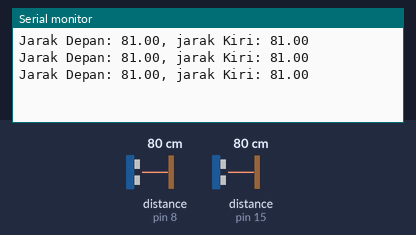
A sketch run on a simulated Arduino Uno, built with avr-gcc and run on an emulated ATmega328P. On the bench: the last lines printed to the serial monitor. The test bench sets the inputs (shaded band); at power-on: distance to the obstacle (sensors on pin 8, pin 15) 80 cm. The echo pulse lasts 58.3 µs per cm.

Above: at 1.3 s.
1.4 s: distance to the obstacle (sensor on pin 8) set to 2 cm
At 2.0 s:
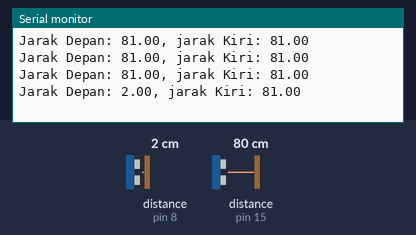
2.9 s: distance to the obstacle (sensor on pin 15) set to 2 cm
At 3.5 s:
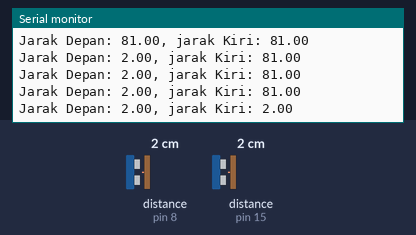
4.4 s: distance to the obstacle (sensor on pin 8) set to 4 cm
At 4.9 s:
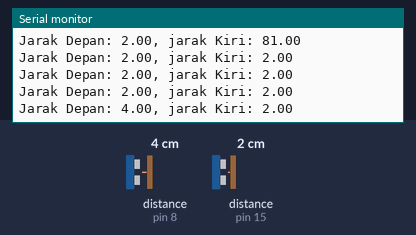
5.9 s: distance to the obstacle (sensor on pin 15) set to 4 cm
At 6.5 s:
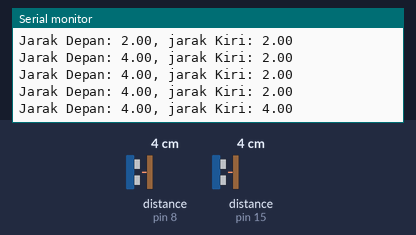
Timing chart, 0 to 8.4 s (numbered marks = the images above; inputs shaded):
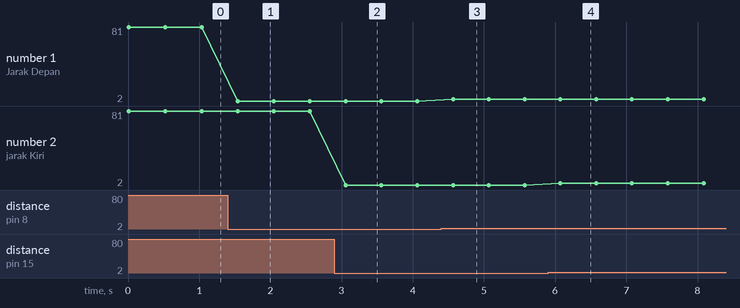

Measured:
- after the input at 1.4 s, the serial monitor: prints a new line after 0.14 s (image 1)
- after the input at 2.9 s, the serial monitor: prints a new line after 0.16 s (image 2)
- after the input at 4.4 s, the serial monitor: prints a new line after 0.17 s (image 3)
- after the input at 5.9 s, the serial monitor: prints a new line after 0.17 s (image 4)
- plotted number 1: 81 → 2 after the input at 1.4 s, 2 → 4 after the input at 4.4 s

The sketch:

tes2HC.ino
```cpp
// ---------------------------------------------
// Sketsa untuk menguji
//    dua sensor HC-SR06
// ---------------------------------------------

#include <NewPing.h>

const int PIN_TRIG_DEPAN = 7;
const int PIN_ECHO_DEPAN = 8;

const int PIN_TRIG_KIRI = 14;
const int PIN_ECHO_KIRI = 15;

NewPing sensorHCKiri(PIN_TRIG_KIRI,
                     PIN_ECHO_KIRI, 300);
NewPing sensorHCDepan(PIN_TRIG_DEPAN,
                      PIN_ECHO_DEPAN, 300);
void setup()
{
  Serial.begin(9600);
}

void loop()
{
  float jarakDepan = sensorHCDepan.ping_cm();
  float jarakKiri = sensorHCKiri.ping_cm();

  Serial.print("Jarak Depan: ");
  Serial.print(jarakDepan);
  Serial.print(", jarak Kiri: ");
  Serial.println(jarakKiri);

  delay(500);


}
```
